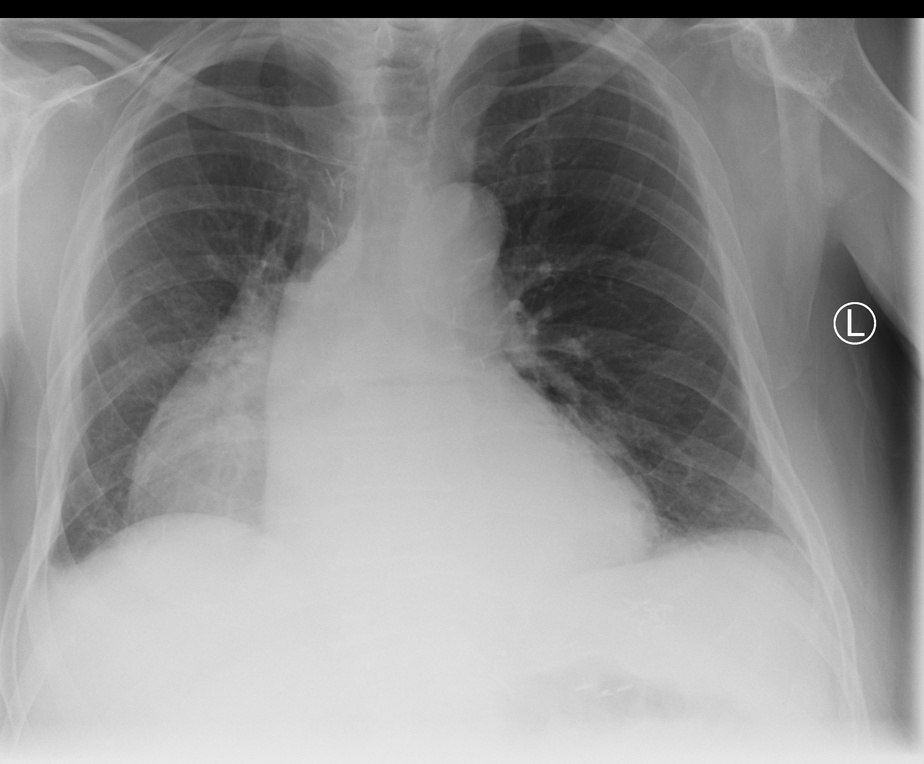
#> input picture Trimester-5/cv/Lab/CIA1/Set-2-Program-1-Conv.jpeg, 924 x 764 px, shrunk from 3028 x 2503 before the run
$ jupyter execute P1.ipynb
#> lines starting #> are read from the running program, lines starting #| are printed output that depends on the picture
### importing libs

[cell 1]
import cv2
import numpy as np
import matplotlib.pyplot as plt

[cell 2]
img = cv2.imread('Set-2-Program-1-Conv.jpeg', 1)
#> img is the input picture: shape (764, 924, 3); min 0, max 255, mean 146.3

### Q1: Implement correlation operation with minimum three different masks in this context. How does the kernel interact with the image pixels?

[cell 3]
plt.imshow(img)
plt.axis('off')

[cell 4]
k1 = np.array([
    [-1, -1, -1],
    [-1, 8, -1],
    [-1, -1, -1]
])

k2 = np.array([
    [-1, -2, -1],
    [0, 0, 0],
    [1, 2, 1]
])

k3 = np.array([
    [1, 2, 1],
    [2, 4, 2],
    [1, 2, 1]
]) / 16

kernals = [k1, k2, k3]

[cell 5]
results = []
for k in kernals:
    kf = k.astype(np.float32)
    filtered = cv2.filter2D(img, ddepth=-1, kernel=kf)
    results.append(cv2.cvtColor(filtered, cv2.COLOR_BGR2RGB))
#> this loop made 3 passes
#> pass 1, `filtered = cv2.filter2D(img, ddepth=-1, kernel=kf)`:
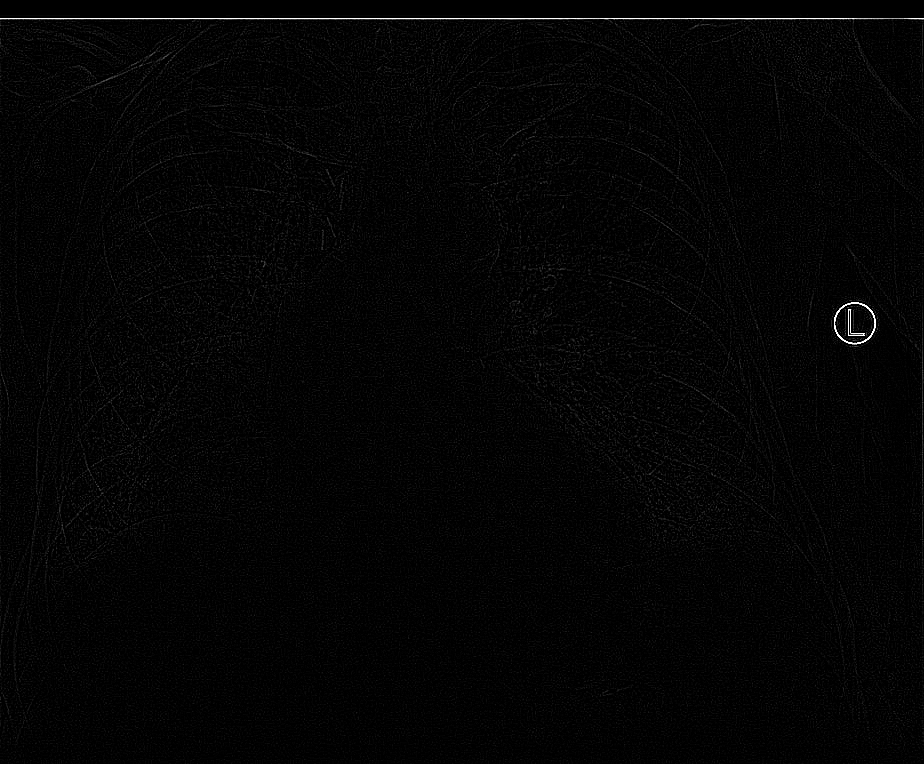
#> filtered: shape (764, 924, 3); min 0, max 255, mean 4.2
#> pass 2, `filtered = cv2.filter2D(img, ddepth=-1, kernel=kf)`:
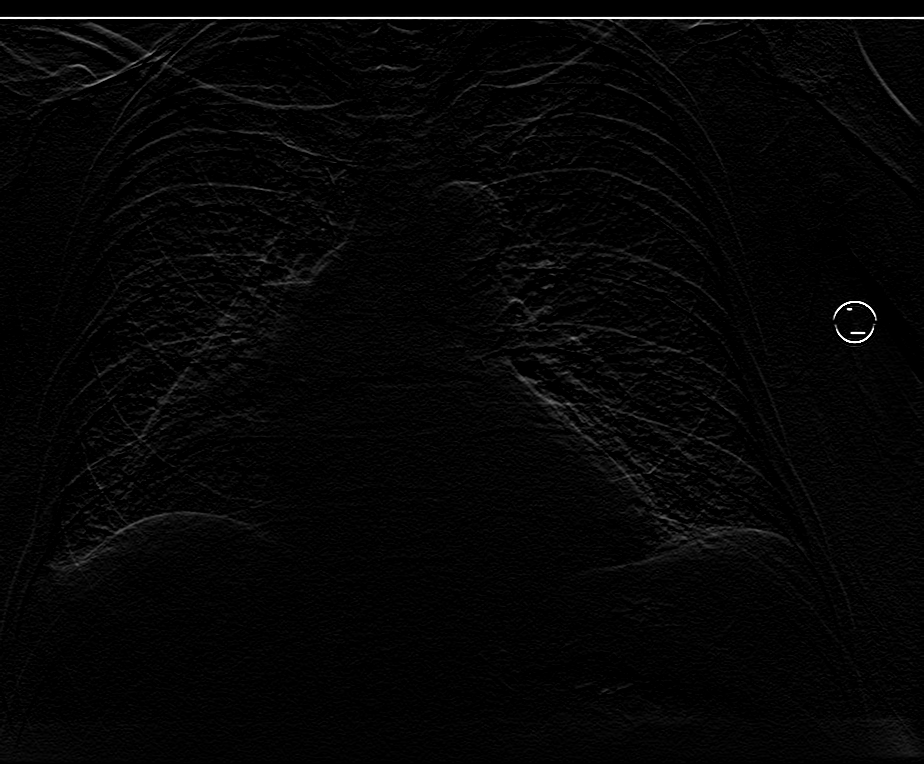
#> filtered: shape (764, 924, 3); min 0, max 255, mean 5.5
#> after the loop, results = 3 items

fig, axes = plt.subplots(1, 3, figsize=(18, 6))
for ax, res, i in zip(axes, results, range(1, 4)):
    ax.imshow(res)
    ax.axis('off')

plt.tight_layout()
plt.show()
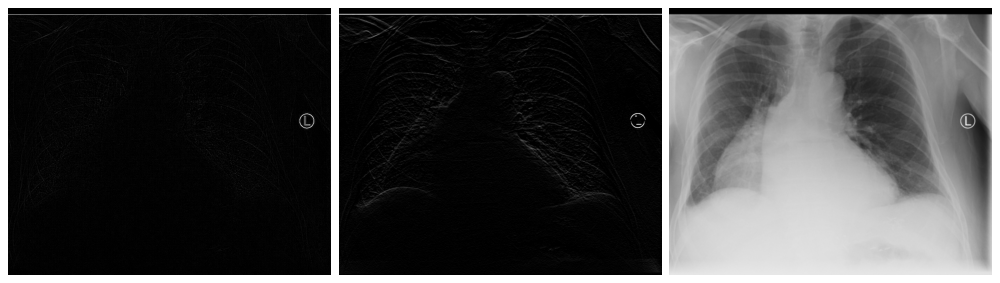
#> figure drawn by matplotlib, 3 panels

### Q2: Apply convolution operation with minimum three different mask by flipping the mask in to 180 degrees. Why is this necessary?

[cell 6]
flipped_results = []
for k in kernals:
    k_flipped = np.rot90(k, 2)
    kf = k_flipped.astype(np.float32)
    conv = cv2.filter2D(img, ddepth=-1, kernel=kf)
    flipped_results.append(cv2.cvtColor(conv, cv2.COLOR_BGR2RGB))
#> this loop made 3 passes
#> kf on passes 1 to 2: [[-1, -1, -1], [-1, 8, -1], [-1, -1, -1]], [[1, 2, 1], [0, 0, 0], [-1, -2, -1]]
#> after the loop, flipped_results = 3 items

fig2, axs2 = plt.subplots(1, len(flipped_results), figsize=(18, 6))
for ax, res, idx in zip(axs2, flipped_results, range(1, len(flipped_results) + 1)):
    ax.imshow(res)
    ax.axis('off')

plt.tight_layout()
plt.show()

flipping it 180 converts correlation into the mathematical convolution operation.

### Q3: Demonstrate How does correlation differ from convolution when applied to template matching?

[cell 7]
h, w = img.shape[:2]
#> h = 764; w = 924
th, tw = min(200, h//4), min(200, w//4)
#> th = 191; tw = 200
template = img[h//2 - th//2:h//2 + th//2, w//2 - tw//2:w//2 + tw//2]
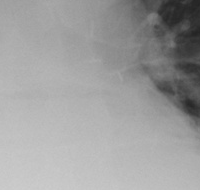
#> template: shape (190, 200, 3); min 36, max 204, mean 157.6

corr_map = cv2.matchTemplate(img, template, cv2.TM_CCORR_NORMED)
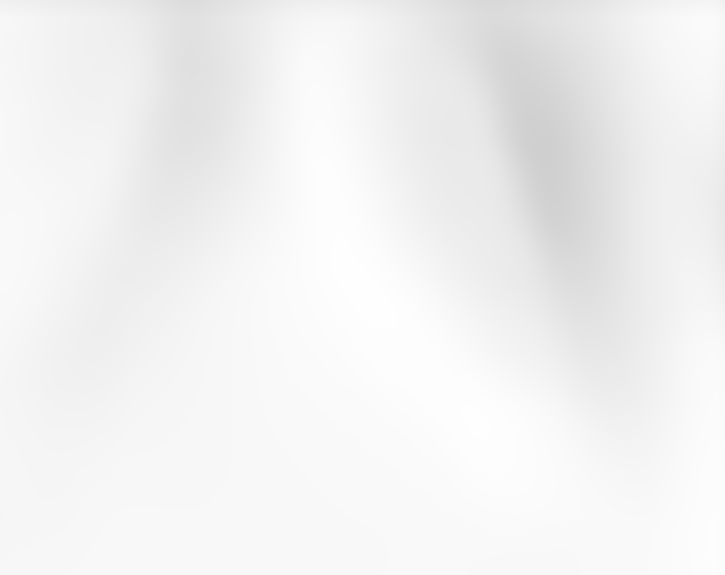
#> corr_map: shape (575, 725) float32; min 0.812, max 1, mean 0.95
flipped_template = cv2.flip(template, -1)
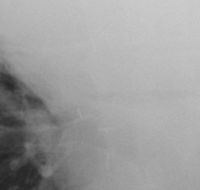
#> flipped_template: shape (190, 200, 3); min 36, max 204, mean 157.6
conv_map = cv2.matchTemplate(img, flipped_template, cv2.TM_CCORR_NORMED)
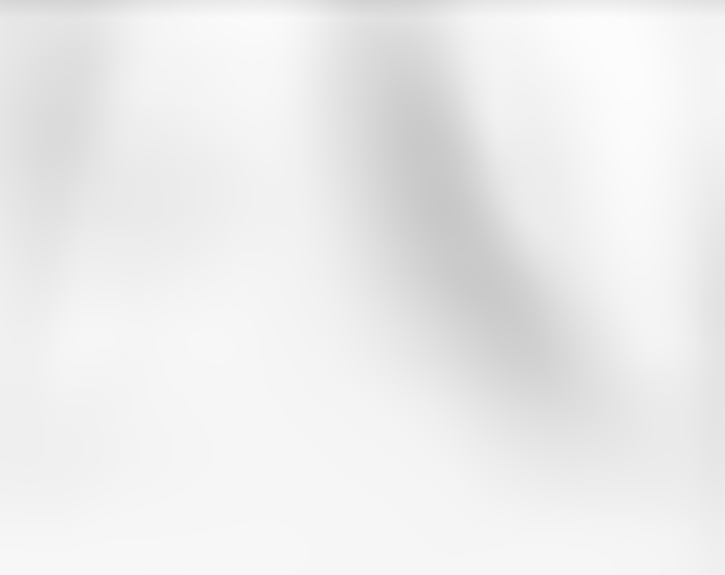
#> conv_map: shape (575, 725) float32; min 0.783, max 0.992, mean 0.929

_, _, _, max_loc_corr = cv2.minMaxLoc(corr_map)
#> max_loc_corr = (362, 287)
_, _, _, max_loc_conv = cv2.minMaxLoc(conv_map)
#> max_loc_conv = (603, 21)

fig, axs = plt.subplots(2, 2, figsize=(12, 8))
axs[0, 0].imshow(img); axs[0, 0].axis('off'); axs[0, 0]
axs[0, 1].imshow(template); axs[0, 1].axis('off'); axs[0, 1]
axs[1, 0].imshow(corr_map); axs[1, 0].plot(max_loc_corr[0], max_loc_corr[1], 'bo'); axs[1, 0].axis('off'); axs[1, 0]
axs[1, 1].imshow(conv_map); axs[1, 1].plot(max_loc_conv[0], max_loc_conv[1], 'bo'); axs[1, 1].axis('off'); axs[1, 1]
plt.tight_layout()
plt.show()
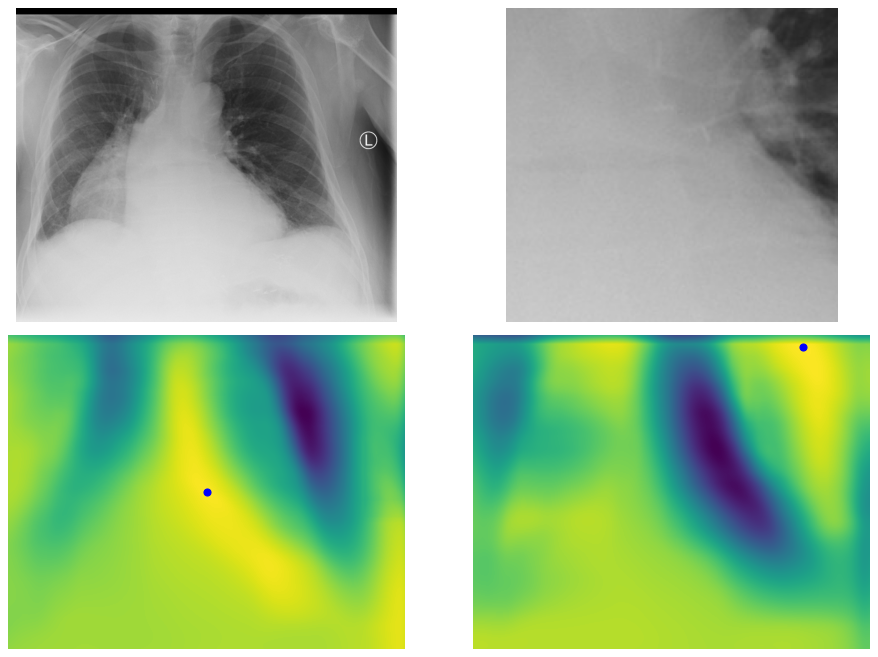
#> figure drawn by matplotlib, 4 panels

$ run again, with Trimester-5/cv/Lab/CIA1/Set-2-Program-2-Saltandpepper noise.png saved as Trimester-5/cv/Lab/CIA1/Set-2-Program-1-Conv.jpeg
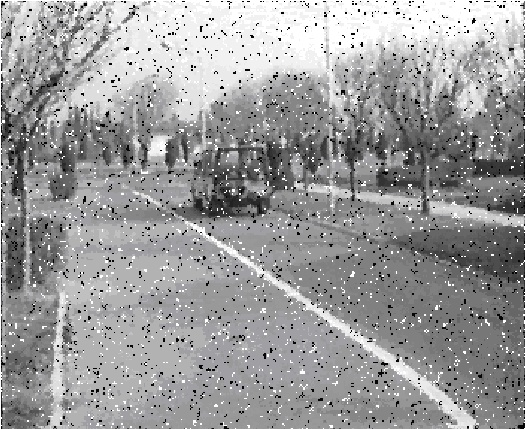
#> input picture Trimester-5/cv/Lab/CIA1/Set-2-Program-2-Saltandpepper noise.png, 525 x 429 px
#> img is the input picture: shape (429, 525, 3); mean B, G, R 155.6, 155.2, 155.2
#> after the loop `for k in kernals:`: results = 3 items
#> the loop `for ax, res, i in zip(axes, results, range(1, 4)):` made 3 passes
#> the loop `for k in kernals:` made 3 passes
#> kf on passes 1 to 2: [[-1, -1, -1], [-1, 8, -1], [-1, -1, -1]], [[1, 2, 1], [0, 0, 0], [-1, -2, -1]]
#> the loop `for ax, res, idx in zip(axs2, flipped_results, range(1, len(flipped_re..` made 3 passes
#> `flipped_template = cv2.flip(template, -1)`:
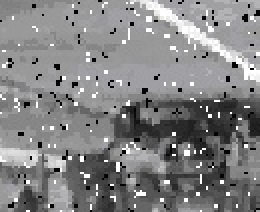
#> flipped_template: shape (106, 130, 3) (shown 2 times larger); mean B, G, R 131.3, 130.7, 130.7
#> max_loc_corr = (197, 161)
#> max_loc_conv = (175, 25)
#> `plt.show()`:
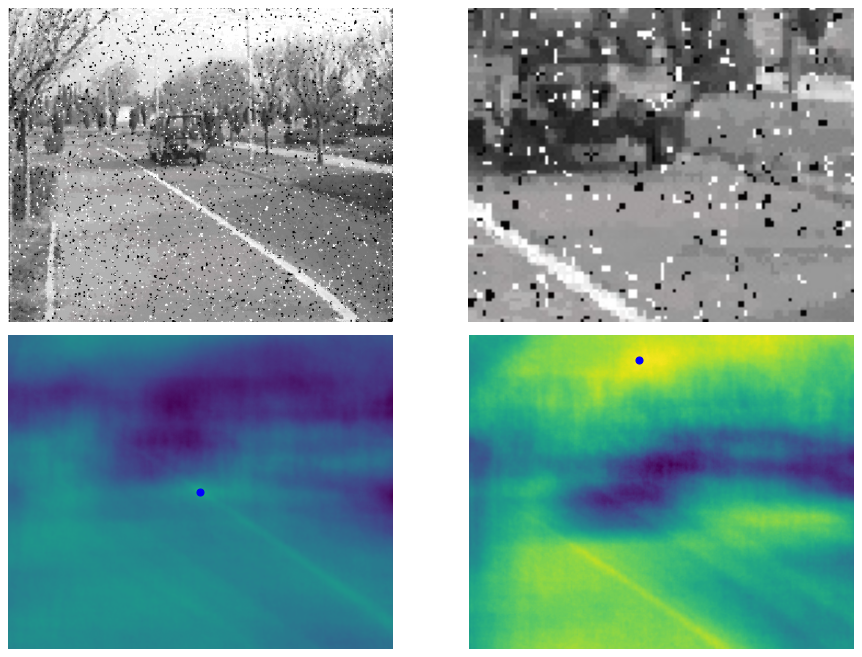
#> figure drawn by matplotlib, 4 panels; B, G, R data is drawn as R, G, B
